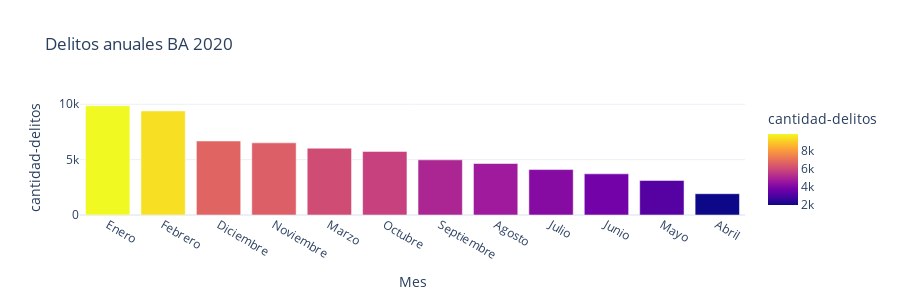

The notebook cell saved with this chart:
### Code cell
fig = px.bar(df_delitos_mes_ordenado, x='mes', y='cantidad-delitos',
                    color='cantidad-delitos',
                    template='plotly_white',
                    labels={'Cantidad de delitos': 'Cantidad de delitos', 'mes': 'Mes'},
                    title='Delitos anuales BA 2020',
                     height=300)
fig.show()

### Figure 1 — Plotly figure (JSON) as saved in the notebook; plotly's stock layout.template omitted (floating-point values rounded to 4 significant figures)
{"data": [{"alignmentgroup": "True", "hovertemplate": "Mes=%{x}<br>cantidad-delitos=%{marker.color}<extra></extra>", "legendgroup": "", "marker": {"color": [9865, 9397, 6681, 6515, 6033, 5740, 4981, 4650, 4104, 3716, 3121, 1922], "coloraxis": "coloraxis", "pattern": {"shape": ""}}, "name": "", "offsetgroup": "", "orientation": "v", "showlegend": false, "textposition": "auto", "type": "bar", "x": ["Enero", "Febrero", "Diciembre", "Noviembre", "Marzo", "Octubre", "Septiembre", "Agosto", "Julio", "Junio", "Mayo", "Abril"], "xaxis": "x", "y": [9865, 9397, 6681, 6515, 6033, 5740, 4981, 4650, 4104, 3716, 3121, 1922], "yaxis": "y"}], "layout": {"barmode": "relative", "coloraxis": {"colorbar": {"title": {"text": "cantidad-delitos"}}, "colorscale": [[0, "#0d0887"], [0.1111, "#46039f"], [0.2222, "#7201a8"], [0.3333, "#9c179e"], [0.4444, "#bd3786"], [0.5556, "#d8576b"], [0.6667, "#ed7953"], [0.7778, "#fb9f3a"], [0.8889, "#fdca26"], [1, "#f0f921"]]}, "height": 300, "legend": {"tracegroupgap": 0}, "title": {"text": "Delitos anuales BA 2020"}, "xaxis": {"anchor": "y", "domain": [0, 1], "title": {"text": "Mes"}}, "yaxis": {"anchor": "x", "domain": [0, 1], "title": {"text": "cantidad-delitos"}}}}
